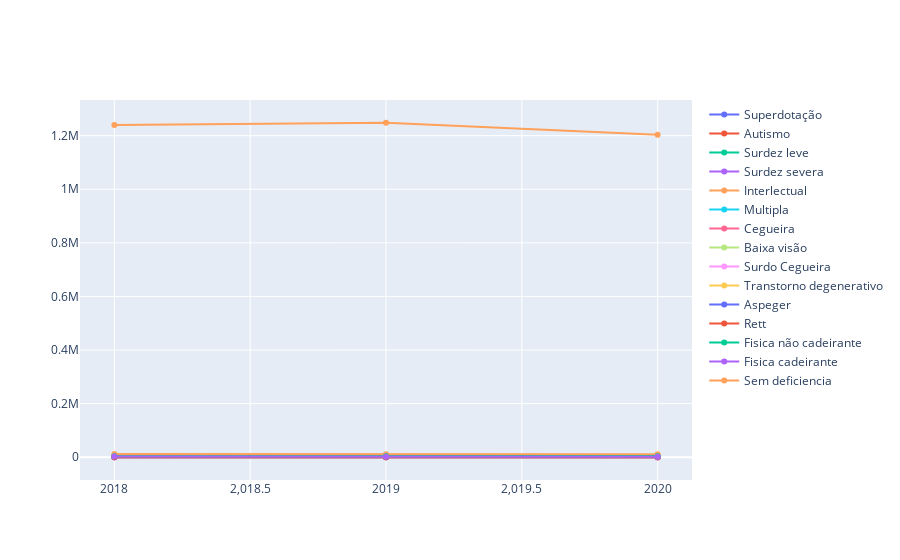

Here is the notebook cell this chart was saved with:
### Code cell
import plotly.graph_objects as go
import numpy as np

columns = ['AN_LETIVO', 'NEE_ALT_HAB', 'DEF__AUTISMO', 'DEF__SURDEZ_LEVE', 'DEF__SURDEZ_SEV', 'DEF__INTELECT', 'DEF__MULTIPLA', 'DEF__CEGUEIRA', 'DEF__BAIXA_VISAO', 'DEF__SURDO_CEG', 'DEF__TRANST_DES_INF', 'DEF__SINDR_ASPER', 'DEF__SINDR_RETT', 'DEF__FIS_N_CADEIR', 'DEF__FIS_CADEIR', 'DEF__N_POSSUI']
labels = ['Superdotação', 'Autismo', 'Surdez leve', 'Surdez severa', 'Interlectual', 'Multipla', 'Cegueira', 'Baixa visão', 'Surdo Cegueira', 'Transtorno degenerativo', 'Aspeger', 'Rett', 'Fisica não cadeirante', 'Fisica cadeirante', 'Sem deficiencia']

df['AN_LETIVO'] = y['AN_LETIVO'].unique()

for column in columns[1:]:
    df[column] = list([np.sum(y.loc[y['AN_LETIVO'] == 2020][column]), np.sum(y.loc[y['AN_LETIVO'] == 2019][column]), np.sum(y.loc[y['AN_LETIVO'] == 2018][column])])

fig = go.Figure()
for i, column in enumerate(columns[1:]):
    fig.add_trace(go.Scatter(x=df["AN_LETIVO"], y=df[column], name=labels[i],
                        text=labels[i],
                        hoverinfo='text+y',
                        line_shape='linear'))
fig.show()

### Figure 1 — Plotly figure (JSON) as saved in the notebook; plotly's stock layout.template omitted (floating-point values rounded to 4 significant figures)
{"data": [{"hoverinfo": "text+y", "line": {"shape": "linear"}, "name": "Superdotação", "text": "Superdotação", "type": "scatter", "x": [2020, 2019, 2018], "y": [72, 62, 67]}, {"hoverinfo": "text+y", "line": {"shape": "linear"}, "name": "Autismo", "text": "Autismo", "type": "scatter", "x": [2020, 2019, 2018], "y": [5163, 3949, 4144]}, {"hoverinfo": "text+y", "line": {"shape": "linear"}, "name": "Surdez leve", "text": "Surdez leve", "type": "scatter", "x": [2020, 2019, 2018], "y": [576, 555, 615]}, {"hoverinfo": "text+y", "line": {"shape": "linear"}, "name": "Surdez severa", "text": "Surdez severa", "type": "scatter", "x": [2020, 2019, 2018], "y": [1128, 1133, 1202]}, {"hoverinfo": "text+y", "line": {"shape": "linear"}, "name": "Interlectual", "text": "Interlectual", "type": "scatter", "x": [2020, 2019, 2018], "y": [10917, 10967, 12054]}, {"hoverinfo": "text+y", "line": {"shape": "linear"}, "name": "Multipla", "text": "Multipla", "type": "scatter", "x": [2020, 2019, 2018], "y": [2186, 2165, 2327]}, {"hoverinfo": "text+y", "line": {"shape": "linear"}, "name": "Cegueira", "text": "Cegueira", "type": "scatter", "x": [2020, 2019, 2018], "y": [107, 118, 135]}, {"hoverinfo": "text+y", "line": {"shape": "linear"}, "name": "Baixa visão", "text": "Baixa visão", "type": "scatter", "x": [2020, 2019, 2018], "y": [1022, 995, 1070]}, {"hoverinfo": "text+y", "line": {"shape": "linear"}, "name": "Surdo Cegueira", "text": "Surdo Cegueira", "type": "scatter", "x": [2020, 2019, 2018], "y": [20, 23, 25]}, {"hoverinfo": "text+y", "line": {"shape": "linear"}, "name": "Transtorno degenerativo", "text": "Transtorno degenerativo", "type": "scatter", "x": [2020, 2019, 2018], "y": [147, 150, 160]}, {"hoverinfo": "text+y", "line": {"shape": "linear"}, "name": "Aspeger", "text": "Aspeger", "type": "scatter", "x": [2020, 2019, 2018], "y": [148, 149, 162]}, {"hoverinfo": "text+y", "line": {"shape": "linear"}, "name": "Rett", "text": "Rett", "type": "scatter", "x": [2020, 2019, 2018], "y": [45, 47, 49]}, {"hoverinfo": "text+y", "line": {"shape": "linear"}, "name": "Fisica não cadeirante", "text": "Fisica não cadeirante", "type": "scatter", "x": [2020, 2019, 2018], "y": [3499, 3488, 3728]}, {"hoverinfo": "text+y", "line": {"shape": "linear"}, "name": "Fisica cadeirante", "text": "Fisica cadeirante", "type": "scatter", "x": [2020, 2019, 2018], "y": [2279, 2294, 2500]}, {"hoverinfo": "text+y", "line": {"shape": "linear"}, "name": "Sem deficiencia", "text": "Sem deficiencia", "type": "scatter", "x": [2020, 2019, 2018], "y": [1203121, 1248172, 1239848]}], "layout": {}}
